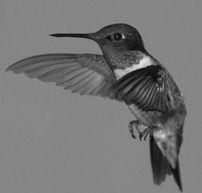
%> input picture Images/hum.jpg, 202 x 193 px
$ octave morball.m.m   (GNU Octave 9; MATLAB toolbox functions it lacks are replaced by stand-ins)
%> lines starting %> are read from the running program, lines starting %| are printed output that depends on the picture
%%//Ball Image//%%
clc;
clear all;
close all;
a=imread('D:\Sri\DIP images\hum.jpg');
%> a is the input picture: size 193x202 uint8; min 0, max 232, mean 118.3
subplot(2,3,1)
imshow(a);
title('Original image');
b=strel('ball',15,5);
c=imdilate(a,b);
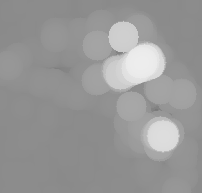
%> c: size 193x202 uint8; min 120, max 237, mean 151.9
subplot(2,3,2)
imshow(c);
title('Ball Dilated image');
d=imerode(a,b);
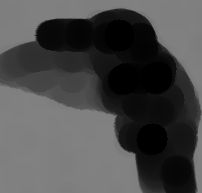
%> d: size 193x202 uint8; min 0, max 130, mean 74.6
subplot(2,3,3)
imshow(d);
title('Ball Eroded image');
e=imopen(a,b);
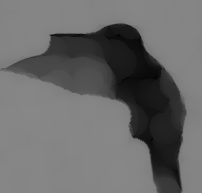
%> e: size 193x202 uint8; min 5, max 135, mean 105.3
subplot(2,3,4)
imshow(e);
title('Ball Open image');
f=imclose(a,b);
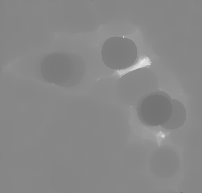
%> f: size 193x202 uint8; min 115, max 232, mean 135.6
subplot(2,3,5)
imshow(f);
title('Ball Close image');
